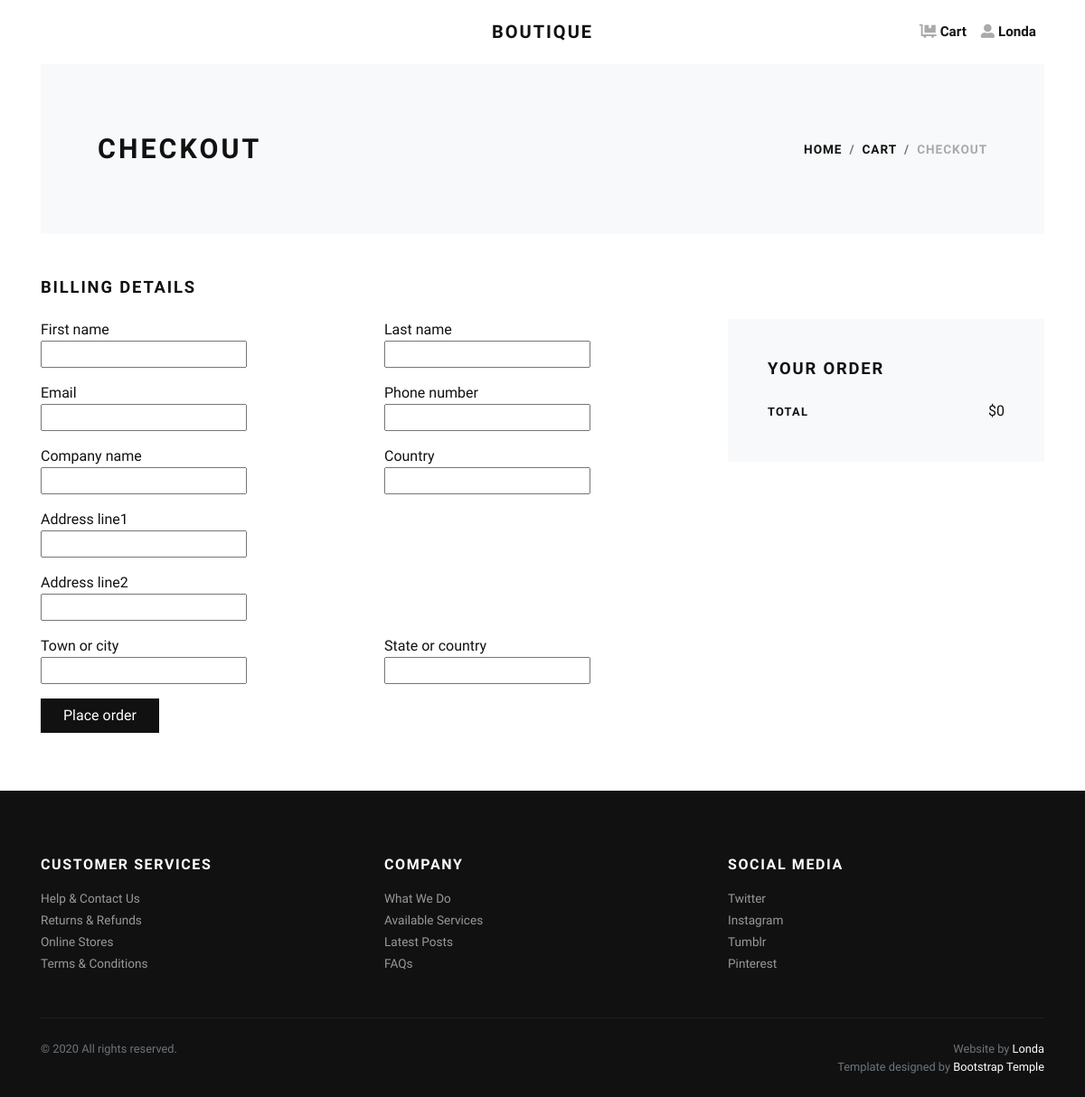
The app's page /Cart/Address/ (signed in), older data.
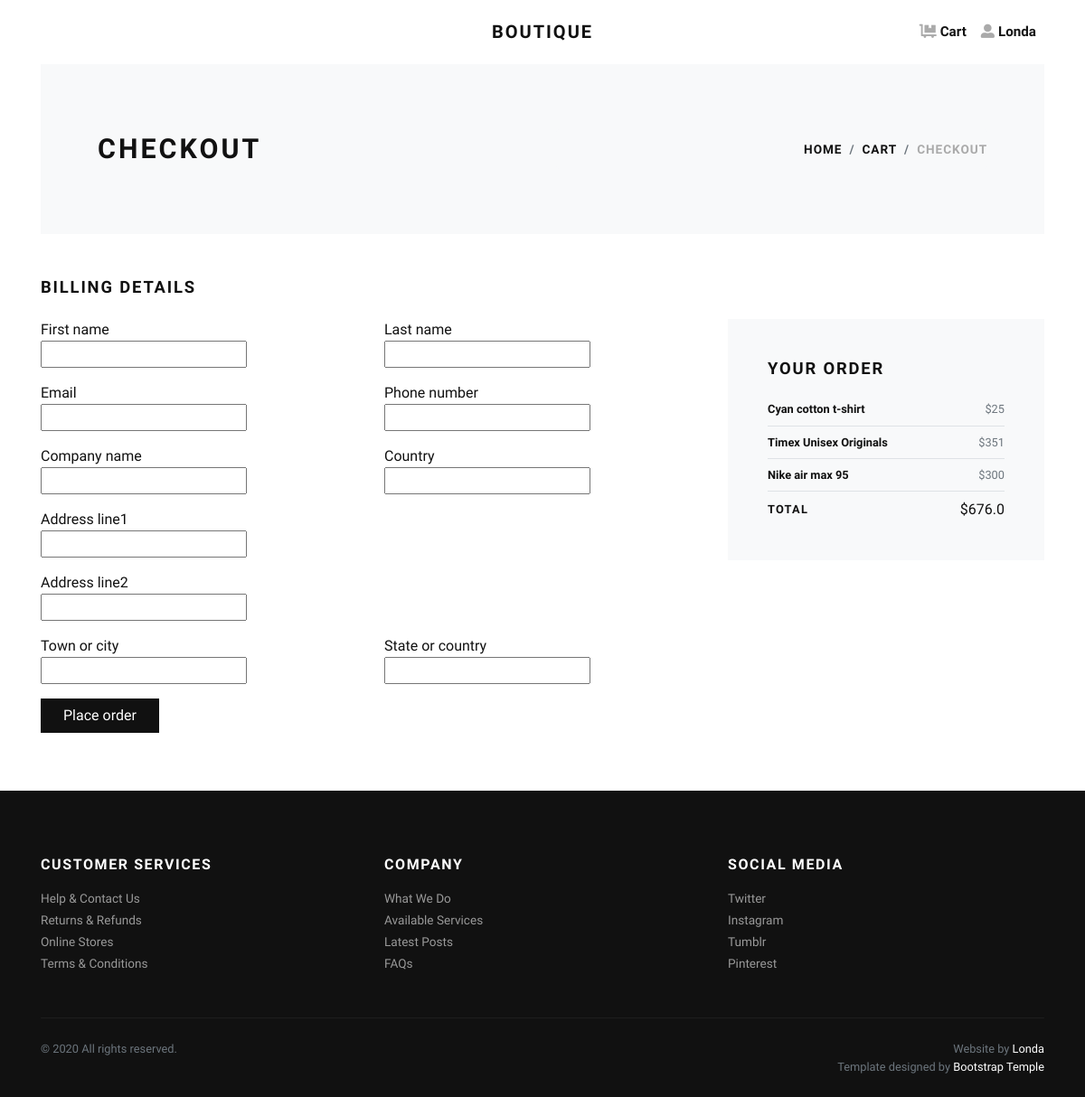
The same page, newer data.
### Cart/models.py (models this page shows, shortened)
class Order(models.Model):
    user = models.ForeignKey(User, null=True, on_delete=models.CASCADE)
    product = models.ForeignKey(Product, on_delete=models.CASCADE)
    quantity = models.IntegerField()
    total_price = models.FloatField()
    complete = models.BooleanField()

### Store/models.py (models this page shows, shortened)
class Product(models.Model):
    thumbnail = models.ImageField(upload_to='Product_thumbnail')
    name = models.CharField(max_length=60)
    description = models.TextField()
    specifications = models.TextField(default='Product Specs')
    price = models.IntegerField()
    quantity = models.IntegerField()
    SKU = models.IntegerField()
    category = models.ForeignKey(Categories, on_delete=models.CASCADE, null=True, blank=True)
    subcategory = models.ManyToManyField(Subcategories)
    trending = models.BooleanField(default=False)

### Cart/views.py (the view, shortened to what this page needs)
# urls.py: path('Address/', BillingAdressView, name='checkout'),
@login_required
def BillingAdressView(request):
    total = 0
    orders_qs = Order.objects.filter(user=request.user)
    for orders in orders_qs:
        total = total + orders.total_price
    form = BillingForm()
    context = {
        'Total': total,
        'Orders': orders_qs,
        'form': form
    }
    return render(request, 'Cart/checkout.html', context)

### Cart/forms.py
class BillingForm(forms.ModelForm):
    class Meta:
        model = BillingDetails
        fields = [
            'first_name',
            'last_name',
            'email',
            'phone_number',
            'company_name',
            'country',
            'address_line1',
            'address_line2',
            'town_or_city',
            'state_or_country'
        ]

### Cart/templates/Cart/checkout.html (shortened to what the changed rows need)
{% extends 'Cart/base.html' %}
{% load static %}
{% block content %}
  <div class="container">
        <section class="py-5 bg-light">
          <div class="container">
            <div class="row px-4 px-lg-5 py-lg-4 align-items-center">
              <div class="col-lg-6">
                <h1 class="h2 text-uppercase mb-0">Checkout</h1>
              </div>
            </div>
          </div>
        </section>
        <section class="py-5">
          <h2 class="h5 text-uppercase mb-4">Billing details</h2>
          <div class="row">
            <div class="col-lg-4">
              <div class="card border-0 rounded-0 p-lg-4 bg-light">
                <div class="card-body">
                  <ul class="list-unstyled mb-0">
                    {% for order in Orders %}
                    <li class="d-flex align-items-center justify-content-between"><strong class="small font-weight-bold">{{ order.product.name }}</strong><span class="text-muted small">${{ order.product.price }}</span></li>
                    <li class="border-bottom my-2"></li>
                    {% endfor %}
                    <li class="d-flex align-items-center justify-content-between"><strong class="text-uppercase small font-weight-bold">Total</strong><span>${{ Total }}</span></li>
                  </ul>
                </div>
              </div>
            </div>
          </div>
        </section>
  </div>
      <link rel="stylesheet" href="https://use.fontawesome.com/releases/v5.7.1/css/all.css">
{% endblock content %}

Row changes from the older to the newer data that the page shows:
added Order: product.name "Cyan cotton t-shirt", product.price "25"
added Order: product.name "Timex Unisex Originals", product.price "351"
added Order: product.name "Nike air max 95", product.price "300"
Text that changed along with them:
{{ Total }}: "0" → "676.0"
